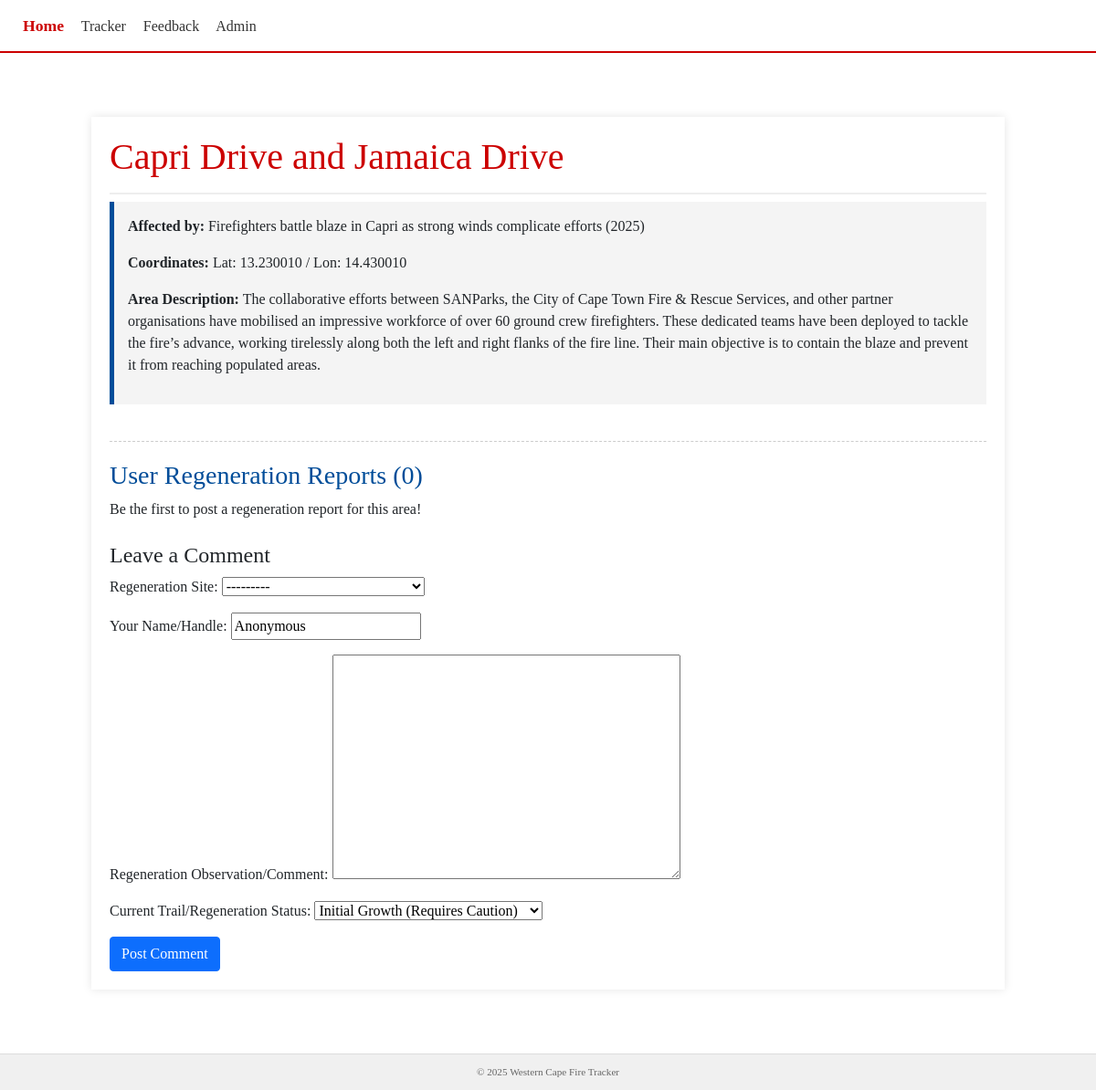
The page /tracker/3/ on the database its author committed.
### tracker/models.py (models this page shows, shortened)
class RegenerationSite(models.Model):
        associated_fire = models.ForeignKey(
            FireIncident,
            on_delete=models.SET_NULL, # Keep the site record even if the fire record is deleted
            null=True,
            blank=True,
            related_name='regeneration_sites',
            verbose_name="Associated Fire Incident"
        )
        site_name = models.CharField(max_length=200, unique=True)
        latitude = models.DecimalField(max_digits=9, decimal_places=6)
        longitude = models.DecimalField(max_digits=9, decimal_places=6)
        description = models.TextField(verbose_name="Trail/Area Description")
        date_established = models.DateTimeField(auto_now_add=True)
        def __str__(self):
            return self.site_name

class FireIncident(models.Model):
    title = models.CharField(max_length=200)
    location = models.CharField(max_length=200, blank=True)
    date = models.DateField(null=True, blank=True)
    description = models.TextField(blank=True)
    latitude = models.DecimalField(max_digits=9, decimal_places=6, null=True, blank=True)
    longitude = models.DecimalField(max_digits=9, decimal_places=6, null=True, blank=True)
    source_url = models.URLField(blank=True)
    status = models.CharField(max_length=50, blank=True)
    created_at = models.DateTimeField(auto_now_add=True)

### tracker/views.py (the view)
# urls.py: path('<int:pk>/', views.incident_detail, name='incident_detail'),   # Detail view for a specific incident
def incident_detail(request, pk):
    site = get_object_or_404(RegenerationSite, pk=pk)
    site_feedback = site.user_reports.all().order_by('-date_posted')
    if request.method == 'POST':
        form = CommentForm(request.POST)
        if form.is_valid():
            comments = form.save(commit=False)
            comments.site = site
            comments.save()
            return redirect( 'incident_detail',pk=pk)
    else:
        form = CommentForm()
    context = {
        'site': site,
        'site_feedback': site_feedback,
        'page_title': site.site_name,
        'form': form
    }
    return render(request, 'tracker/detail.html', context)
    return render(request, 'detail.html',{'post':post, 'form':form, 'comments':comments })

### tracker/forms.py
class CommentForm(forms.ModelForm):
    class Meta:
        model = UserFeedback
        fields = '__all__'

### tracker/templates/tracker/detail.html (shortened to what this page needs)
{% extends 'base.html' %}
{% load static %}
{% block content %}
<div class="container" style="max-width: 1000px; margin: 50px auto; padding: 20px; background-color: #fff; box-shadow: 0 0 10px rgba(0,0,0,0.1);">
    <h1 style="color: #cc0000; border-bottom: 2px solid #eee; padding-bottom: 15px;">{{ site.site_name }}</h1>
    <div class="site-details" style="margin-bottom: 30px; padding: 15px; background-color: #f4f4f4; border-left: 5px solid #004d99;">
        <p><strong>Affected by:</strong> {{ site.associated_fire.title|default:"N/A" }} ({{ site.associated_fire.date|date:"Y"|default:"" }})</p>
        <p><strong>Coordinates:</strong> Lat: {{ site.latitude }} / Lon: {{ site.longitude }}</p>
        <p><strong>Area Description:</strong> {{ site.description }}</p>
    </div>
    <div style="margin-top: 40px; border-top: 1px dashed #ccc; padding-top: 20px;">
        <h3 style="color: #004d99;">User Regeneration Reports ({{ site_feedback|length }})</h3>
        {% if site_feedback %}
            {% for report in site_feedback %}
            <div class="report-entry" style="border: 1px solid #e0e0e0; padding: 15px; margin-bottom: 15px; border-radius: 4px;">
                <p style="font-weight: bold; margin-bottom: 5px;">
                    Reported by: {{ report.user_name }}
                    <span style="float: right; color: green; font-size: 0.9em;">Status: {{ report.get_regeneration_status_display }}</span>
                </p>
                <p style="margin-top: 0; color: #555;">{{ report.comment }}</p>
                {% if report.picture %}
                    <img src="{{ report.picture.url }}" alt="Regeneration Photo" style="max-width: 100%; height: auto; border-radius: 3px; margin-top: 10px;">
                {% endif %}
                <p style="font-size: 0.8em; color: #999; text-align: right;">Posted on: {{ report.date_posted|date:"F d, Y" }}</p>
            </div>
            {% endfor %}
        {% else %}
            <p>Be the first to post a regeneration report for this area!</p>
        {% endif %}
    </div>
          <div class="mt-4">
            <h4>Leave a Comment</h4>
            <form method="POST">
              <div class="mb-3">
                {{form.as_p}}
              </div>
              <button type="submit" class="btn btn-primary">
                Post Comment
              </button>
            </form>
          </div>
        </div>
      </div>
{% endblock content %}

### static/css/styles.css (style rules this page uses)
body { font-family: system-ui, sans-serif; margin: 20px; }

### rows shown on the page
RegenerationSite: site_name "Capri Drive and Jamaica Drive", associated_fire "Firefighters battle blaze in Capri as strong winds complicate efforts", associated_fire "2025", latitude "13.230010", longitude "14.430010", description "The collaborative efforts between SANParks, the City of Cape Town Fire & Rescue Services, and other partner organisations have mobilised an impressive workforce of over 60 ground crew firefighters. These dedicated teams have been deployed to tackle the fire’s advance, working tirelessly along both the left and right flanks of the fire line. Their main objective is to contain the blaze and prevent it from reaching populated areas."

### other values the page prints
{{ site_feedback|length }} "0"
